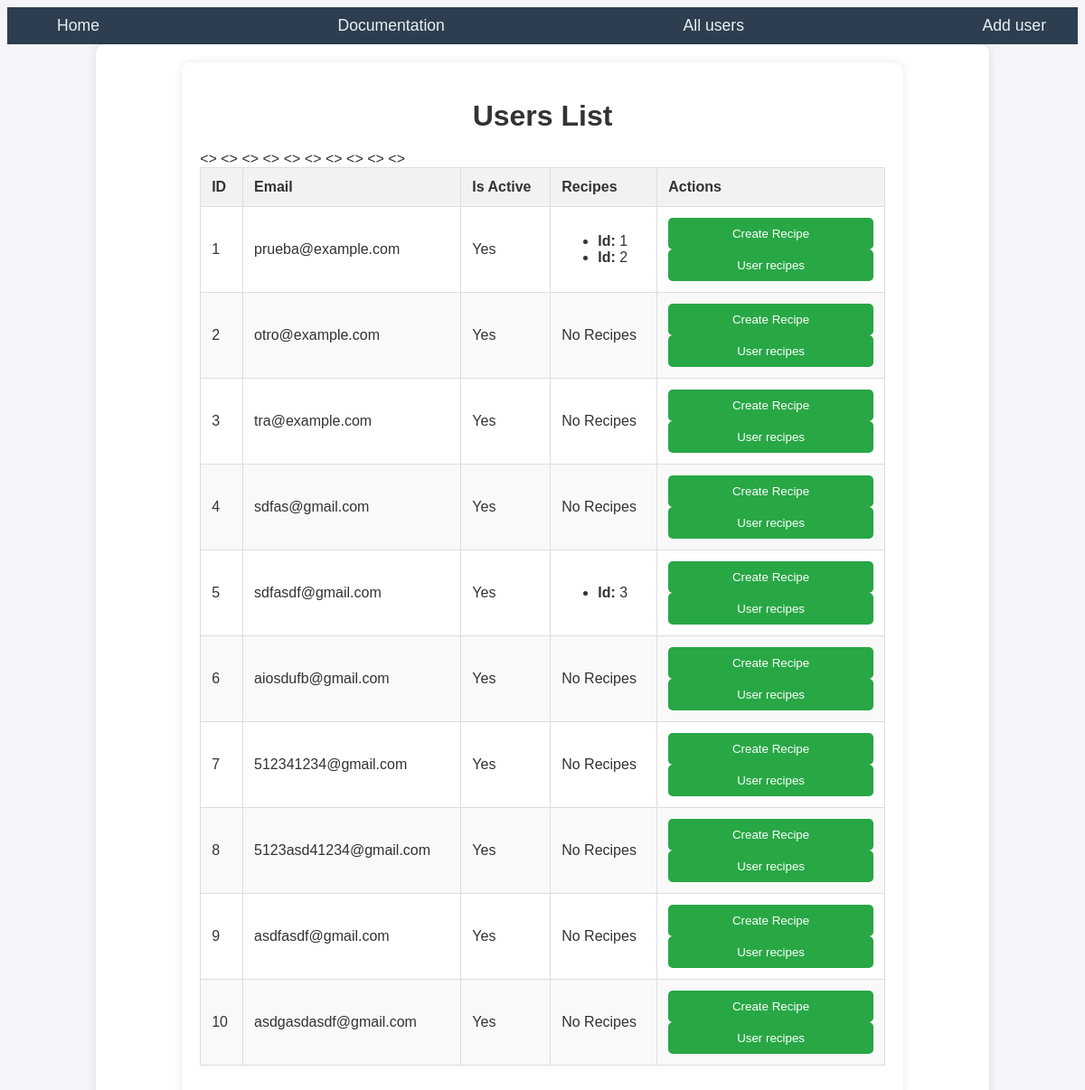
Page /users_all/ on the committed database.
### app/models.py (models this page shows)
class User(Base):
    __tablename__ = "users"
    id = Column(Integer, primary_key=True,autoincrement=True)
    email = Column(String(200), unique=True, index=True)
    hashed_password = Column(String(200))
    is_active = Column(Boolean, default=True)
    recipes = relationship("Recipe", back_populates="owner")

class Recipe(Base):
    __tablename__ = "recipes"
    id = Column(Integer, primary_key=True)
    ingredients = Column(String(1000))
    steps = Column(String(2000))
    duration = Column(Integer)
    user_id = Column(Integer, ForeignKey('users.id'))
    owner = relationship("User", back_populates="recipes")

### main.py (the view)
@app.get("/signup", response_class=HTMLResponse)
async def get_users(request: Request):
    return templates.TemplateResponse("signup.html", {"request": request})

### templates/users.html (shortened to what this page needs)
{% extends 'base.html' %}
{% block content %}
<div class="container">
    <h1>Users List</h1>
    <table>
        <thead>
            <tr>
                <th>ID</th>
                <th>Email</th>
                <th>Is Active</th>
                <th>Recipes</th>
                <th>Actions</th>
            </tr>
        </thead>
        <tbody>
            {% for user in users %}
                <td>{{ user.id }}</td>
                <td>{{ user.email }}</td>
                <td>{{ 'Yes' if user.is_active else 'No' }}</td>
                <td>
                    {% if user.recipes %}
                    <ul>
                        {% for recipe in user.recipes %}
                        <li>
                            <strong>Id:</strong> {{ recipe.id }} <br>
                        </li>
                        {% endfor %}
                    </ul>
                    {% else %}
                    No Recipes
                    {% endif %}
                </td>
                <td>
                    <button onclick="openRecipeModal('{{ user.id }}', '{{ user.email }}')">Create Recipe</button>
                    <a href="/users/{{ user.id }}"><button type="button">User recipes</button></a>
                </td>
                {% endfor %}
        </tbody>
    </table>
</div>
{% endblock %}

### templates/base.html (shortened to what this page needs)
<!DOCTYPE html>
<html lang="en">
<head>
    <link rel="stylesheet" href="/static/styles.css">
</head>
<body>
    {% include 'navbar.html' %}
    <div class="container">
        {% block content %}
        {% endblock %}
    </div>
</body>
</html>

### templates/navbar.html
<nav>
    <ul class="navbar">
        <li><a href="/">Home</a></li>
        <li><a href="/docs">Documentation</a></li>
        <li><a href="/users_all">All users</a></li>
        <li><a href="/signup">Add user</a></li>
    </ul>
</nav>

### static/styles.css (style rules this page uses)
body { font-family: Arial, sans-serif; background-color: #f4f4f9; color: #333; }
.container { width: 80%; margin: 0 auto; padding: 20px; background: #fff; border-radius: 10px; box-shadow: 0px 0px 10px rgba(0, 0, 0, 0.1); }
h1 { text-align: center; margin-bottom: 20px; }
table { width: 100%; border-collapse: collapse; margin-bottom: 20px; }
th, td { padding: 12px; border: 1px solid #ddd; text-align: left; }
th { background-color: #f2f2f2; }
button { width: 100%; padding: 10px; background-color: #4CAF50; color: white; border: none; border-radius: 5px; cursor: pointer; padding-block: 5px; }
.navbar { display: flex; justify-content: space-between; background-color: #2c3e50; padding: 10px 20px; align-items: center; list-style-type: none; margin: 0; }
.navbar li { margin-left: 20px; }
.navbar a { text-decoration: none; color: #ecf0f1; font-size: 1.1em; padding: 10px 15px; transition: background-color 0.3s ease, color 0.3s ease; border-radius: 5px; }

### templates/users.html (style rules this page uses)
button { background-color: #28a745; color: white; padding: 10px; border: none; border-radius: 5px; cursor: pointer; }

### rows in the picture
User: id "1", email "prueba@example.com", is_active "Yes"
Recipe: id "1"
Recipe: id "2"
User: id "2", email "otro@example.com", is_active "Yes", shows "No Recipes"
User: id "3", email "tra@example.com", is_active "Yes", shows "No Recipes"
User: id "4", email "sdfas@gmail.com", is_active "Yes", shows "No Recipes"
User: id "5", email "sdfasdf@gmail.com", is_active "Yes"
Recipe: id "3"
User: id "6", email "aiosdufb@gmail.com", is_active "Yes", shows "No Recipes"
User: id "7", email "512341234@gmail.com", is_active "Yes", shows "No Recipes"
User: id "8", email "5123asd41234@gmail.com", is_active "Yes", shows "No Recipes"
User: id "9", email "asdfasdf@gmail.com", is_active "Yes", shows "No Recipes"
User: id "10", email "asdgasdasdf@gmail.com", is_active "Yes", shows "No Recipes"
